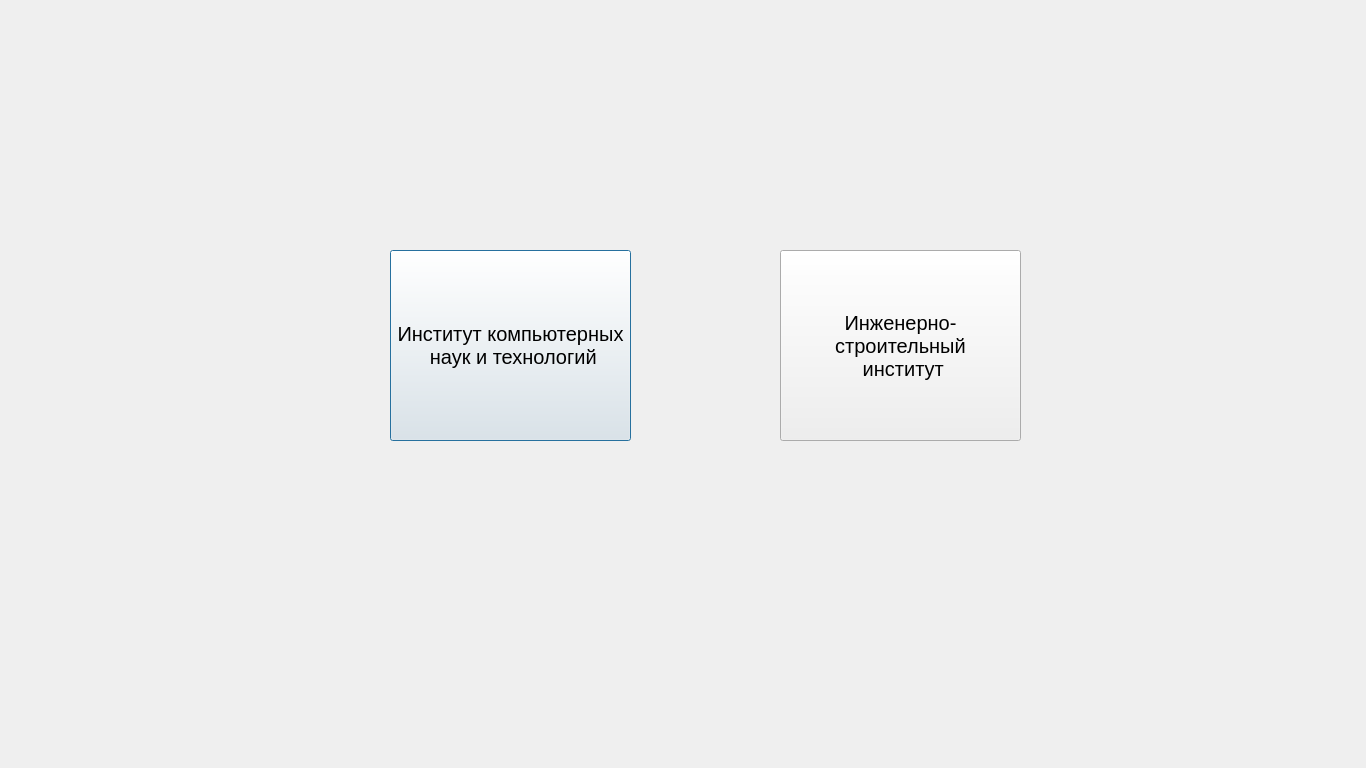
<?xml version="1.0" encoding="UTF-8"?>
<ui version="4.0">
 <class>institutes</class>
 <widget class="QDialog" name="institutes">
  <property name="geometry">
   <rect>
    <x>0</x>
    <y>0</y>
    <width>1366</width>
    <height>768</height>
   </rect>
  </property>
  <property name="windowTitle">
   <string>Institutes</string>
  </property>
  <widget class="QPushButton" name="pushButton">
   <property name="geometry">
    <rect>
     <x>390</x>
     <y>250</y>
     <width>241</width>
     <height>191</height>
    </rect>
   </property>
   <property name="font">
    <font>
     <pointsize>15</pointsize>
    </font>
   </property>
   <property name="text">
    <string>Институт компьютерных 
 наук и технологий</string>
   </property>
  </widget>
  <widget class="QPushButton" name="pushButton_2">
   <property name="geometry">
    <rect>
     <x>780</x>
     <y>250</y>
     <width>241</width>
     <height>191</height>
    </rect>
   </property>
   <property name="font">
    <font>
     <pointsize>15</pointsize>
    </font>
   </property>
   <property name="text">
    <string>Инженерно-
строительный 
 институт</string>
   </property>
  </widget>
 </widget>
 <resources/>
 <connections/>
</ui>
